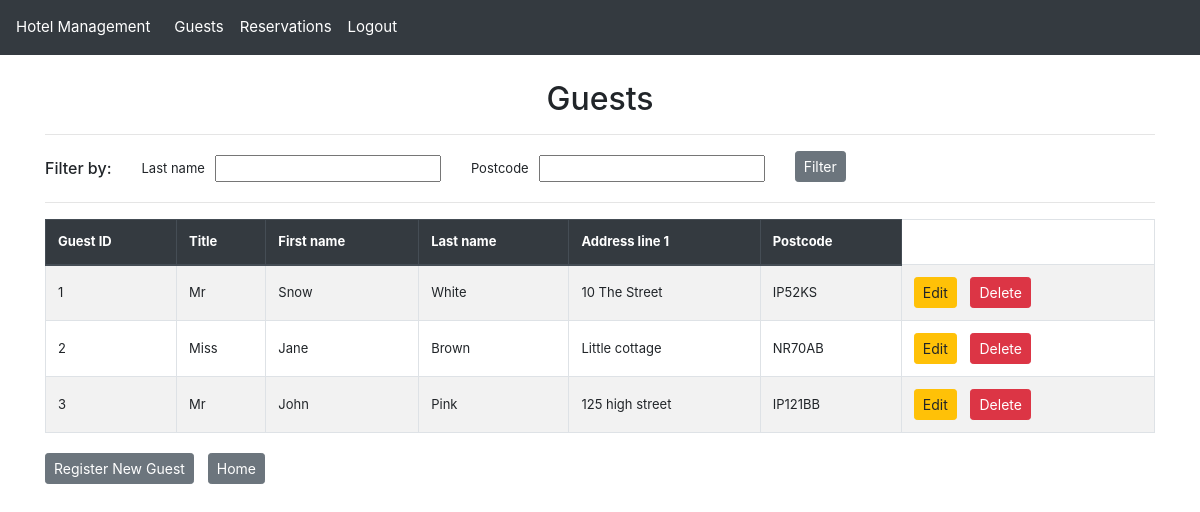
/guest/ (signed in), run on the app's committed database.
### hotel_app/models.py (models this page shows, shortened)
class Guest(models.Model):
    guest_id = models.AutoField(primary_key=True)  # Unique identifier for each guest
    title = models.CharField(
        max_length=10,
        validators=[validate_title]
    )  # Guest's title (Mr., Mrs., Ms., etc.)
    first_name = models.CharField(
        max_length=50,
        validators=[
            RegexValidator(
                r'^[A-Za-z\-\' ]+$',
                message="First name can only contain letters, hyphens, apostrophes and spaces"
            )
        ]
    )  # Guest's first name
    last_name = models.CharField(
        max_length=50,
        validators=[
            RegexValidator(
                r'^[A-Za-z\-\' ]+$',
                message="Last name can only contain letters, hyphens, apostrophes and spaces"
            )
        ]
    )  # Guest's last name
    phone_number = models.CharField(
        max_length=11,
        validators=[
            RegexValidator(
                r'^(07\d{9}|0\d{10})$',
                message="Phone number must be a valid UK number with only digits (e.g., '07123456789' or '02012345678')"
            )
        ]
    )  # Contact phone number
    email = models.EmailField(
        max_length=320,
        validators=[
            RegexValidator(
                r'^[a-zA-Z0-9._%+-]+@[a-zA-Z0-9.-]+\.[a-zA-Z]{2,}$',
                message="Please enter a valid email address"
            )
        ]
    )  # Contact email address
    address_line1 = models.CharField(
        max_length=80,
        validators=[
            RegexValidator(
                r'^[A-Za-z0-9\-\',\. ]+$',
                message="Address can only contain letters, numbers, hyphens, apostrophes, commas, periods and spaces"
            )
        ]
    )  # Primary address line
    address_line2 = models.CharField(
        max_length=80,
        blank=True,
        null=True,
        validators=[
            RegexValidator(
                r'^[A-Za-z0-9\-\',\. ]+$',
                message="Address can only contain letters, numbers, hyphens, apostrophes, commas, periods and spaces"
            )
        ]
    )  # Secondary address line (optional)
    city = models.CharField(
        max_length=80,
        validators=[
            RegexValidator(
                r'^[A-Za-z\-\' ]+$',
                message="City can only contain letters, hyphens, apostrophes and spaces"
            )
        ]
    )  # City of residence
    county = models.CharField(
        max_length=80,
        validators=[
            RegexValidator(
                r'^[A-Za-z\-\' ]+$',
                message="County can only contain letters, hyphens, apostrophes and spaces"
            )
        ]
    )  # County/state/region
    postcode = models.CharField(
        max_length=8,
        validators=[
            RegexValidator(
                r'^([A-Za-z][A-Ha-hJ-Yj-y]?\d[A-Za-z\d]? ?\d[A-Za-z]{2}|GIR ?0A{2})$',
                message="Please enter a valid UK postcode (e.g., 'SW1A 1AA', 'M1 1AA' or 'B338TH')"
            )
        ]
    )  # Postal/ZIP code

### hotel_app/views.py (the view, shortened to what this page needs)
# urls.py: path('guest/', views.guest_list_view, name="guest_list"),  # List all guests
@login_required
def guest_list_view(request):
    guest_filter = GuestFilter(request.GET, queryset=Guest.objects.all())
    validation_errors = []
    if validation_errors:
        from django.contrib import messages
        for error in validation_errors:
            messages.error(request, error)
        guest_filter = GuestFilter(queryset=Guest.objects.all())
    return render(request, 'guest_list.html', {
        'filter': guest_filter
    })

### hotel_app/filters.py (called while the page is built)
    @property
    def qs(self):
        qs = super().qs
        if self.data.get('last_name'):
            is_valid, error = self.validate_last_name(self.data['last_name'])
            if not is_valid:
                logger.warning(f"Invalid last name format: {self.data['last_name']}")
                return self.queryset.none()  # Return empty queryset for invalid input
        return qs

### hotel_app/templatetags/custom_filters.py (called while the page is built)
@register.filter(name='is_in_group')
def is_in_group(user, group_name):
    return user.groups.filter(name=group_name).exists()

### hotel_app/templates/guest_list.html (shortened to what this page needs)
{% extends "guest_list_base.html" %}
{% block heading %}
Guests
{% endblock %}
{% block actions %}
<div class="button-group">
    <a href="{% url 'guest_update' guest.guest_id %}" class="btn btn-warning btn-sm" >Edit</a>
    <a href="{% url 'guest_delete' guest.guest_id %}" class="btn btn-danger btn-sm" >Delete</a>
</div>
{% endblock %}
{% block footer %}
<div class="button-group">
    <a href="{% url 'guest_create' %}?mode=list" class="btn btn-secondary btn-sm">Register New Guest</a>
    <a href="{% url 'home' %}" class="btn btn-secondary btn-sm">Home</a>
</div>
{% endblock %}

### hotel_app/templates/guest_list_base.html (shortened to what this page needs)
{% extends "base.html" %}
{% block content %}
    <h2 class="text-center">{% block heading %}{% endblock %}</h2>
    <hr>
    <div class="row align-items-center">
        <div class="col-auto text-center" style="font-size: 13px; vertical-align: middle;">
            <h6 class="fw-bold mb-0">Filter by:</h6>
        </div>
        <div class="col">
            <form method="get" class="row g-3">
                {% for field in filter.form %}
                <div class="col-md-auto d-flex align-items-center mt-1 mb-1">
                    <label for="{{ field.id_for_label }}" class="form-label fw-bold" style="font-size: 13px; margin-right: 10px; margin-bottom: 0; vertical-align: middle;">{{ field.label }}</label>
                    {{ field }}
                </div>
                {% endfor %}
                <div class="col-md-auto">
                    <button type="submit" class="btn btn-secondary btn-sm">Filter</button>
                </div>
            </form>
        </div>
    </div>
    <hr>
    <table class="table table-bordered table-striped ">
        <thead class="thead-dark">
            <tr>
                <th>Guest ID</th>
                <th>Title</th>
                <th>First name</th>
                <th>Last name</th>
                <th>Address line 1</th>
                <th>Postcode</th>
            </tr>
        </thead>
        <tbody>
            {% for guest in filter.qs %}
            <tr>
                <td>{{ guest.guest_id }} </td>
                <td>{{ guest.title }} </td>
                <td>{{ guest.first_name }} </td>
                <td>{{ guest.last_name }} </td>
                <td>{{ guest.address_line1 }} </td>
                <td>{{ guest.postcode }} </td>
                <td>
                    {% block actions %}{% endblock %}
                </td>
            </tr>
            {% endfor %}
        </tbody>
    </table>
{% endblock %}

### static/css/styles.css (style rules this page uses)
body { padding-top: 56px; font-size: 14px; }
.table th, .table td { vertical-align: middle; font-size: 13px; }
.button-group a, button { margin-right: 10px; }

### hotel_app/templates/stylesheet_include.html (style rules this page uses)
body { padding-top: 56px; font-size: 14px; }
.table th, .table td { vertical-align: middle; font-size: 13px; }
.button-group a, button { margin-right: 10px; }

### data on the page
Guest: guest_id "1", title "Mr", first_name "Snow", last_name "White", address_line1 "10 The Street", postcode "IP52KS"
Guest: guest_id "2", title "Miss", first_name "Jane", last_name "Brown", address_line1 "Little cottage", postcode "NR70AB"
Guest: guest_id "3", title "Mr", first_name "John", last_name "Pink", address_line1 "125 high street", postcode "IP121BB"

### other printed values
{{ field.label }} "Last name" "Postcode"
